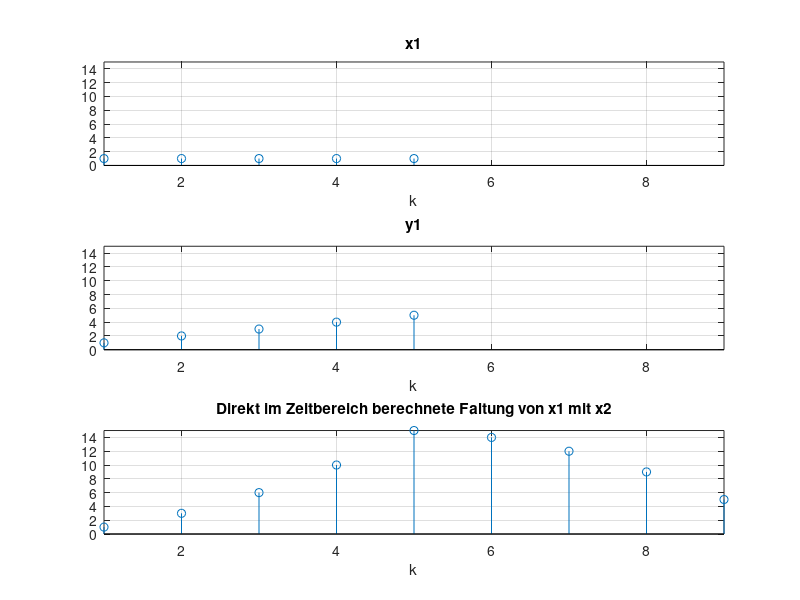
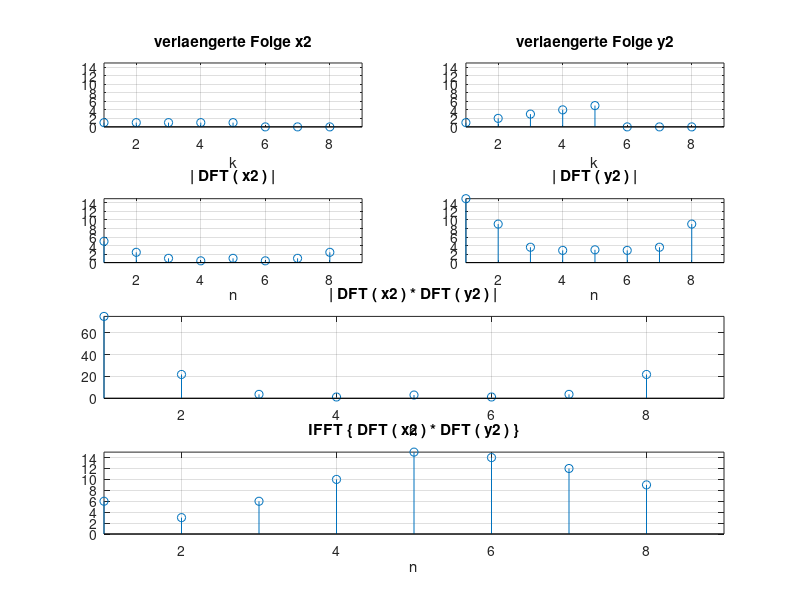

MATLAB code to generate these figures, in order:
%%%%%%%%%%%%%%%%%%%%%%%%%%%%%%%%%%%%%%%%%%%%%%%%%%%%%%%%%%%%%%%%%%%%%%%%%%%
%   Nachrichtentechnisches Praktikum - Aufgabe 2 - DFT
%                                                      
%   8. Faltung:
%                                                      
%       x1, y1  : Ausgangsfolgen im Zeitbereich
%       c1      : Faltung von x1 und y1
%
%       x2, y2  : Verlaengerte Folgen im Zeitbereich
%       X2, Y2  : DFT von x2, y2
%       C2      : Multiplikation von X2 und Y2
%       c2      : IDFT von C2
%
%%%%%%%%%%%%%%%%%%%%%%%%%%%%%%%%%%%%%%%%%%%%%%%%%%%%%%%%%%%%%%%%%%%%%%%%%%%

clear all
close all
clc





%%%%%%%%%%%%%%%%%%%%%%%%%%%%%%%%%%%%%%%%%%%%%%%%%%%%%%%%%%%%%%%%%%%%%%%%%%%
% Simulation
%%%%%%%%%%%%%%%%%%%%%%%%%%%%%%%%%%%%%%%%%%%%%%%%%%%%%%%%%%%%%%%%%%%%%%%%%%%

% Ausgangsfolge
x1 = [1 1 1 1 1];
y1 = [1 2 3 4 5];

% Direkte Faltung im Zeitbereich (Befehl "conv" benutzen!)
c1 = conv(x1,y1);


%%% mit Faltungtheorem (schnelle Faltung) %%%%%%%%%%%%%%%%%%%%%%%%%%%%%%%%%
% Faltung im Zeitbereich -> Multiplikation im Frequenzbereich

% Minimale Verlaengerung der Folgen fuer Faltungstheorem ( L1+L2-1 )
x2 = x1;
x2(8) = 0;
y2 = y1;
y2(8) = 0;

% Diskrete Fourier Transformation
X2 = fft(x2);
Y2 = fft(y2);

% Multiplikation im Frequenzberech
C2 = X2.*Y2;

% Ruecktransformation
c2 = ifft(C2);

%%%%%%%%%%%%%%%%%%%%%%%%%%%%%%%%%%%%%%%%%%%%%%%%%%%%%%





%%%%%%%%%%%%%%%%%%%%%%%%%%%%%%%%%%%%%%%%%%%%%%%%%%%%%%%%%%%%%%%%%%%%%%%%%%%
% Ergebnisse ausgeben
%%%%%%%%%%%%%%%%%%%%%%%%%%%%%%%%%%%%%%%%%%%%%%%%%%%%%%%%%%%%%%%%%%%%%%%%%%%

% Direkte Faltung
figure('Name','Direkte Faltung im Zeitbereich')
subplot(311); stem(x1); title('x1'); xlabel('k'); axis([1 9 0 15]); grid on;
subplot(312); stem(y1); title('y1'); xlabel('k'); axis([1 9 0 15]); grid on;
subplot(313); stem(c1); title('Direkt im Zeitbereich berechnete Faltung von x1 mit x2');
xlabel('k'); axis([1 9 0 15]); grid on;

% mit Faltungstheorem
figure('Name','Faltung mit Faltungstheorem ueber den Frequenzbereich')
subplot(4,2,1); stem(x2); title('verlaengerte Folge x2');
    xlabel('k'); axis([1 9 0 15]); grid on;
subplot(4,2,2); stem(y2); title('verlaengerte Folge y2');
    xlabel('k'); axis([1 9 0 15]); grid on;
subplot(4,2,3); stem(abs(X2)); title('| DFT ( x2 ) |');
    xlabel('n'); axis([1 9 0 15]); grid on;
subplot(4,2,4); stem(abs(Y2)); title('| DFT ( y2 ) |'); 
    xlabel('n'); axis([1 9 0 15]); grid on;
subplot(4,2,5:6); stem(abs(C2)); title('| DFT ( x2 ) * DFT ( y2 ) |'); 
    xlabel('n'); axis([1 9 0 inf]); grid on;
subplot(4,2,7:8); stem(c2); title('IFFT \{ DFT ( x2 ) * DFT ( y2 ) \}'); 
    xlabel('n'); axis([1 9 0 inf]); grid on;
